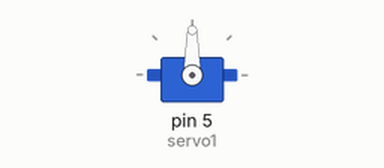
Simulated run of this sketch. Board: Arduino Uno, built with avr-gcc and run on an emulated ATmega328P. On the bench: servo.

Above: at 0.05 s.
At 3.05 s:
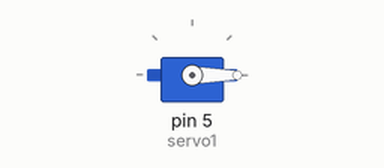
At 5.0 s:
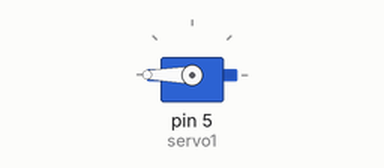
Timing chart, 0 to 6.5 s (numbered marks = the images above):
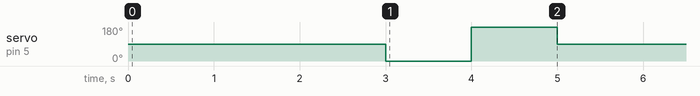

Measured:
- by itself, servo on pin 5 (servo1): repeats every 5.0 s: 180° 1.0 s, 90° 3.0 s, 0° 1.0 s

The sketch:

ElecMB_Exercise7.ino
```cpp
//========== Electronics MB Class Exercise 7 ==========

//Purpose: Demostration with 9g micro servo motor
//Date: November 4, 2017


#include <Servo.h>
Servo servo1;


//---------- Setup routine to run once ----------

void setup()
{
    //Servo control pin connected to Arduino pin D5
    servo1.attach(5);
}


//---------- Loop routine that runs repeatedly ----------

void loop()
{
    //Move to 90 degrees, 0 degrees and 180 degrees

    servo1.write(90);
    delay(3000);

    servo1.write(0);
    delay(1000);

    servo1.write(180);
    delay(1000);
}
```
